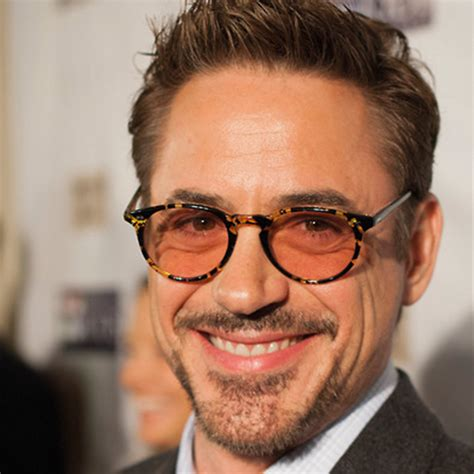
#> input picture test_folder/sorted_faces/RDJ/016_375490e8.jpg, 474 x 474 px, found by its file name; its folder holds only this picture in this run
$ python thumbnails.py
#> lines starting #> are read from the running program, lines starting #| are printed output that depends on the picture
from PIL import Image
import os

# Updated paths
GROUPED_FOLDER = "./test_folder/sorted_faces"
THUMBNAIL_FOLDER = "./thumbnails"
THUMBNAIL_SIZE = (150, 150)

os.makedirs(THUMBNAIL_FOLDER, exist_ok=True)

print("🖼️ Generating thumbnails for face groups...")

for group_name in os.listdir(GROUPED_FOLDER):
    group_path = os.path.join(GROUPED_FOLDER, group_name)

    if not os.path.isdir(group_path):
        continue

    for file in os.listdir(group_path):
        if file.lower().endswith((".jpg", ".jpeg", ".png")):
            image_path = os.path.join(group_path, file)
            try:
                image = Image.open(image_path)
#> image is the input picture: PIL image 474x474 RGB; mean R, G, B 155.2, 120.4, 100.9
                image.thumbnail(THUMBNAIL_SIZE)
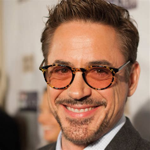
#> image: PIL image 150x150 RGB; mean R, G, B 155.2, 120.4, 100.9
                save_path = os.path.join(THUMBNAIL_FOLDER, f"{group_name}.jpg")
                image.save(save_path)
                print(f"✅ Thumbnail created for {group_name}")
                break
            except Exception as e:
                print(f"❌ Error in {group_name}: {e}")
                break
#> pass 2 of the loop `for group_name in os.listdir(GROUPED_FOLDER):`:
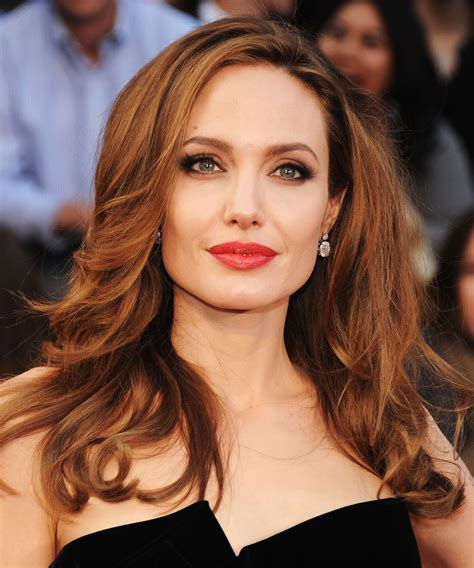
#> input picture test_folder/sorted_faces/angelina/006_9135205d.jpg, 474 x 568 px, found by its file name
#> image is the input picture: PIL image 474x568 RGB; mean R, G, B 126.9, 90.9, 74.6
#> `image.thumbnail(THUMBNAIL_SIZE)`:
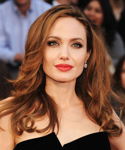
#> image: PIL image 125x150 RGB; mean R, G, B 126.9, 90.9, 74.6

print("\n🌈 All thumbnails saved in:", THUMBNAIL_FOLDER)
